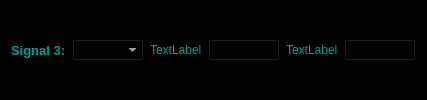
          <widget class="QWidget" name="signal_3_menu" native="true">
           <property name="sizePolicy">
            <sizepolicy hsizetype="MinimumExpanding" vsizetype="Preferred">
             <horstretch>0</horstretch>
             <verstretch>0</verstretch>
            </sizepolicy>
           </property>
           <property name="styleSheet">
            <string notr="true">background-color: rgb(0, 0, 0);</string>
           </property>
           <layout class="QGridLayout" name="gridLayout_6">
            <item row="0" column="1">
             <layout class="QHBoxLayout" name="horizontalLayout_6">
              <item>
               <widget class="QLabel" name="label_7">
                <property name="styleSheet">
                 <string notr="true">font: 700 10pt &quot;Segoe UI&quot;;
color: rgb(0, 159, 147);</string>
                </property>
                <property name="text">
                 <string>TextLabel</string>
                </property>
               </widget>
              </item>
              <item>
               <widget class="QComboBox" name="column_combobox_7"/>
              </item>
             </layout>
            </item>
            <item row="0" column="2">
             <layout class="QHBoxLayout" name="horizontalLayout_7">
              <item>
               <widget class="QLabel" name="label_11">
                <property name="styleSheet">
                 <string notr="true">font: 700 10pt &quot;Segoe UI&quot;;
color: rgb(0, 159, 147);</string>
                </property>
                <property name="text">
                 <string>TextLabel</string>
                </property>
               </widget>
              </item>
              <item>
               <widget class="QComboBox" name="column_combobox_11"/>
              </item>
             </layout>
            </item>
            <item row="0" column="0">
             <layout class="QHBoxLayout" name="signal_3_layout">
              <item>
               <widget class="QLabel" name="label_3">
                <property name="palette">
                 <palette>
                  <active>
                   <colorrole role="WindowText">
                    <brush brushstyle="SolidPattern">
                     <color alpha="255">
                      <red>255</red>
                      <green>255</green>
                      <blue>255</blue>
                     </color>
                    </brush>
                   </colorrole>
                   <colorrole role="Button">
                    <brush brushstyle="SolidPattern">
                     <color alpha="255">
                      <red>0</red>
                      <green>0</green>
                      <blue>0</blue>
                     </color>
                    </brush>
                   </colorrole>
                   <colorrole role="Text">
                    <brush brushstyle="SolidPattern">
                     <color alpha="255">
                      <red>0</red>
                      <green>159</green>
                      <blue>147</blue>
                     </color>
                    </brush>
                   </colorrole>
                   <colorrole role="ButtonText">
                    <brush brushstyle="SolidPattern">
                     <color alpha="255">
                      <red>0</red>
                      <green>159</green>
                      <blue>147</blue>
                     </color>
                    </brush>
                   </colorrole>
                   <colorrole role="Base">
                    <brush brushstyle="SolidPattern">
                     <color alpha="255">
                      <red>0</red>
                      <green>0</green>
                      <blue>0</blue>
                     </color>
                    </brush>
                   </colorrole>
                   <colorrole role="Window">
                    <brush brushstyle="SolidPattern">
                     <color alpha="255">
                      <red>0</red>
                      <green>0</green>
                      <blue>0</blue>
                     </color>
                    </brush>
                   </colorrole>
                   <colorrole role="PlaceholderText">
                    <brush brushstyle="SolidPattern">
                     <color alpha="128">
                      <red>0</red>
                      <green>159</green>
                      <blue>147</blue>
                     </color>
                    </brush>
                   </colorrole>
                  </active>
                  <inactive>
                   <colorrole role="WindowText">
                    <brush brushstyle="SolidPattern">
                     <color alpha="255">
                      <red>255</red>
                      <green>255</green>
                      <blue>255</blue>
                     </color>
                    </brush>
                   </colorrole>
                   <colorrole role="Button">
                    <brush brushstyle="SolidPattern">
                     <color alpha="255">
                      <red>0</red>
                      <green>0</green>
                      <blue>0</blue>
                     </color>
                    </brush>
                   </colorrole>
                   <colorrole role="Text">
                    <brush brushstyle="SolidPattern">
                     <color alpha="255">
                      <red>0</red>
                      <green>159</green>
                      <blue>147</blue>
                     </color>
                    </brush>
                   </colorrole>
                   <colorrole role="ButtonText">
                    <brush brushstyle="SolidPattern">
                     <color alpha="255">
                      <red>0</red>
                      <green>159</green>
                      <blue>147</blue>
                     </color>
                    </brush>
                   </colorrole>
                   <colorrole role="Base">
                    <brush brushstyle="SolidPattern">
                     <color alpha="255">
                      <red>0</red>
                      <green>0</green>
                      <blue>0</blue>
                     </color>
                    </brush>
                   </colorrole>
                   <colorrole role="Window">
                    <brush brushstyle="SolidPattern">
                     <color alpha="255">
                      <red>0</red>
                      <green>0</green>
                      <blue>0</blue>
                     </color>
                    </brush>
                   </colorrole>
                   <colorrole role="PlaceholderText">
                    <brush brushstyle="SolidPattern">
                     <color alpha="128">
                      <red>0</red>
                      <green>159</green>
                      <blue>147</blue>
                     </color>
                    </brush>
                   </colorrole>
                  </inactive>
                  <disabled>
                   <colorrole role="WindowText">
                    <brush brushstyle="SolidPattern">
                     <color alpha="255">
                      <red>120</red>
                      <green>120</green>
                      <blue>120</blue>
                     </color>
                    </brush>
                   </colorrole>
                   <colorrole role="Button">
                    <brush brushstyle="SolidPattern">
                     <color alpha="255">
                      <red>0</red>
                      <green>0</green>
                      <blue>0</blue>
                     </color>
                    </brush>
                   </colorrole>
                   <colorrole role="Text">
                    <brush brushstyle="SolidPattern">
                     <color alpha="255">
                      <red>0</red>
                      <green>159</green>
                      <blue>147</blue>
                     </color>
                    </brush>
                   </colorrole>
                   <colorrole role="ButtonText">
                    <brush brushstyle="SolidPattern">
                     <color alpha="255">
                      <red>0</red>
                      <green>159</green>
                      <blue>147</blue>
                     </color>
                    </brush>
                   </colorrole>
                   <colorrole role="Base">
                    <brush brushstyle="SolidPattern">
                     <color alpha="255">
                      <red>0</red>
                      <green>0</green>
                      <blue>0</blue>
                     </color>
                    </brush>
                   </colorrole>
                   <colorrole role="Window">
                    <brush brushstyle="SolidPattern">
                     <color alpha="255">
                      <red>0</red>
                      <green>0</green>
                      <blue>0</blue>
                     </color>
                    </brush>
                   </colorrole>
                   <colorrole role="PlaceholderText">
                    <brush brushstyle="SolidPattern">
                     <color alpha="128">
                      <red>0</red>
                      <green>159</green>
                      <blue>147</blue>
                     </color>
                    </brush>
                   </colorrole>
                  </disabled>
                 </palette>
                </property>
                <property name="font">
                 <font>
                  <family>Segoe UI</family>
                  <pointsize>10</pointsize>
                  <italic>false</italic>
                  <bold>true</bold>
                 </font>
                </property>
                <property name="styleSheet">
                 <string notr="true">font: 700 10pt &quot;Segoe UI&quot;;
color: rgb(0, 159, 147);</string>
                </property>
                <property name="text">
                 <string>Signal 3:</string>
                </property>
               </widget>
              </item>
              <item>
               <widget class="QComboBox" name="column_combobox_3">
                <property name="palette">
                 <palette>
                  <active>
                   <colorrole role="WindowText">
                    <brush brushstyle="SolidPattern">
                     <color alpha="255">
                      <red>255</red>
                      <green>255</green>
                      <blue>255</blue>
                     </color>
                    </brush>
                   </colorrole>
                   <colorrole role="Button">
                    <brush brushstyle="SolidPattern">
                     <color alpha="255">
                      <red>0</red>
                      <green>0</green>
                      <blue>0</blue>
                     </color>
                    </brush>
                   </colorrole>
                   <colorrole role="Text">
                    <brush brushstyle="SolidPattern">
                     <color alpha="255">
                      <red>255</red>
                      <green>255</green>
                      <blue>255</blue>
                     </color>
                    </brush>
                   </colorrole>
                   <colorrole role="ButtonText">
                    <brush brushstyle="SolidPattern">
                     <color alpha="255">
                      <red>255</red>
                      <green>255</green>
                      <blue>255</blue>
                     </color>
                    </brush>
                   </colorrole>
                   <colorrole role="Base">
                    <brush brushstyle="SolidPattern">
                     <color alpha="255">
                      <red>0</red>
                      <green>0</green>
                      <blue>0</blue>
                     </color>
                    </brush>
                   </colorrole>
                   <colorrole role="Window">
                    <brush brushstyle="SolidPattern">
                     <color alpha="255">
                      <red>0</red>
                      <green>0</green>
                      <blue>0</blue>
                     </color>
                    </brush>
                   </colorrole>
                   <colorrole role="ToolTipText">
                    <brush brushstyle="SolidPattern">
                     <color alpha="255">
                      <red>255</red>
                      <green>255</green>
                      <blue>255</blue>
                     </color>
                    </brush>
                   </colorrole>
                   <colorrole role="PlaceholderText">
                    <brush brushstyle="SolidPattern">
                     <color alpha="128">
                      <red>255</red>
                      <green>255</green>
                      <blue>255</blue>
                     </color>
                    </brush>
                   </colorrole>
                  </active>
                  <inactive>
                   <colorrole role="WindowText">
                    <brush brushstyle="SolidPattern">
                     <color alpha="255">
                      <red>255</red>
                      <green>255</green>
                      <blue>255</blue>
                     </color>
                    </brush>
                   </colorrole>
                   <colorrole role="Button">
                    <brush brushstyle="SolidPattern">
                     <color alpha="255">
                      <red>0</red>
                      <green>0</green>
                      <blue>0</blue>
                     </color>
                    </brush>
                   </colorrole>
                   <colorrole role="Text">
                    <brush brushstyle="SolidPattern">
                     <color alpha="255">
                      <red>255</red>
                      <green>255</green>
                      <blue>255</blue>
                     </color>
                    </brush>
                   </colorrole>
                   <colorrole role="ButtonText">
                    <brush brushstyle="SolidPattern">
                     <color alpha="255">
                      <red>255</red>
                      <green>255</green>
                      <blue>255</blue>
                     </color>
                    </brush>
                   </colorrole>
                   <colorrole role="Base">
                    <brush brushstyle="SolidPattern">
                     <color alpha="255">
                      <red>0</red>
                      <green>0</green>
                      <blue>0</blue>
                     </color>
                    </brush>
                   </colorrole>
                   <colorrole role="Window">
                    <brush brushstyle="SolidPattern">
                     <color alpha="255">
                      <red>0</red>
                      <green>0</green>
                      <blue>0</blue>
                     </color>
                    </brush>
                   </colorrole>
                   <colorrole role="ToolTipText">
                    <brush brushstyle="SolidPattern">
                     <color alpha="255">
                      <red>255</red>
                      <green>255</green>
                      <blue>255</blue>
                     </color>
                    </brush>
                   </colorrole>
                   <colorrole role="PlaceholderText">
                    <brush brushstyle="SolidPattern">
                     <color alpha="128">
                      <red>255</red>
                      <green>255</green>
                      <blue>255</blue>
                     </color>
                    </brush>
                   </colorrole>
                  </inactive>
                  <disabled>
                   <colorrole role="WindowText">
                    <brush brushstyle="SolidPattern">
                     <color alpha="255">
                      <red>255</red>
                      <green>255</green>
                      <blue>255</blue>
                     </color>
                    </brush>
                   </colorrole>
                   <colorrole role="Button">
                    <brush brushstyle="SolidPattern">
                     <color alpha="255">
                      <red>0</red>
                      <green>0</green>
                      <blue>0</blue>
                     </color>
                    </brush>
                   </colorrole>
                   <colorrole role="Text">
                    <brush brushstyle="SolidPattern">
                     <color alpha="255">
                      <red>255</red>
                      <green>255</green>
                      <blue>255</blue>
                     </color>
                    </brush>
                   </colorrole>
                   <colorrole role="ButtonText">
                    <brush brushstyle="SolidPattern">
                     <color alpha="255">
                      <red>255</red>
                      <green>255</green>
                      <blue>255</blue>
                     </color>
                    </brush>
                   </colorrole>
                   <colorrole role="Base">
                    <brush brushstyle="SolidPattern">
                     <color alpha="255">
                      <red>0</red>
                      <green>0</green>
                      <blue>0</blue>
                     </color>
                    </brush>
                   </colorrole>
                   <colorrole role="Window">
                    <brush brushstyle="SolidPattern">
                     <color alpha="255">
                      <red>0</red>
                      <green>0</green>
                      <blue>0</blue>
                     </color>
                    </brush>
                   </colorrole>
                   <colorrole role="ToolTipText">
                    <brush brushstyle="SolidPattern">
                     <color alpha="255">
                      <red>255</red>
                      <green>255</green>
                      <blue>255</blue>
                     </color>
                    </brush>
                   </colorrole>
                   <colorrole role="PlaceholderText">
                    <brush brushstyle="SolidPattern">
                     <color alpha="128">
                      <red>255</red>
                      <green>255</green>
                      <blue>255</blue>
                     </color>
                    </brush>
                   </colorrole>
                  </disabled>
                 </palette>
                </property>
                <property name="styleSheet">
                 <string notr="true">font: 700 9pt &quot;Segoe UI&quot;;
color: rgb(255, 255, 255);</string>
                </property>
               </widget>
              </item>
             </layout>
            </item>
           </layout>
          </widget>
